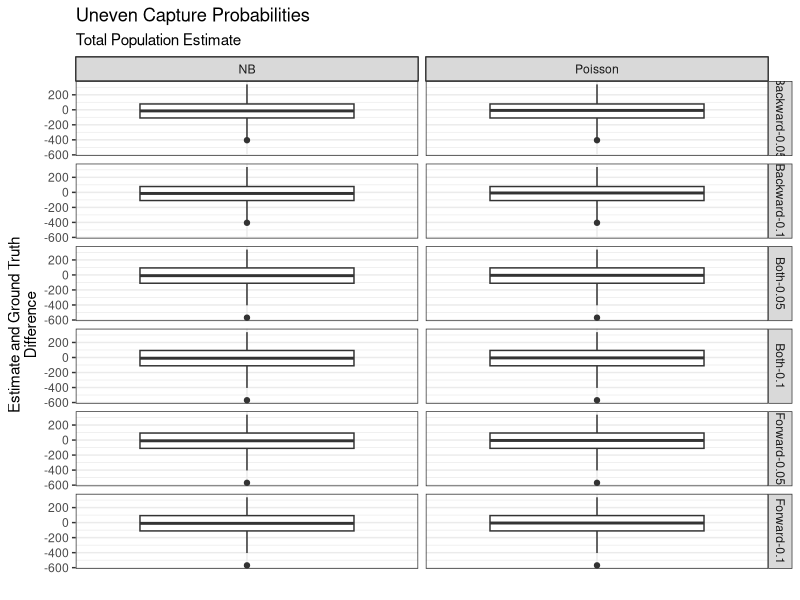
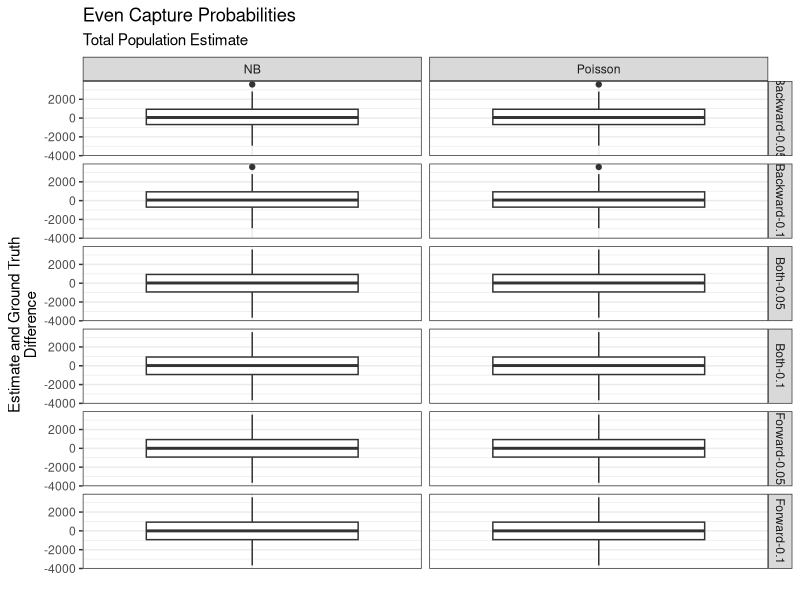
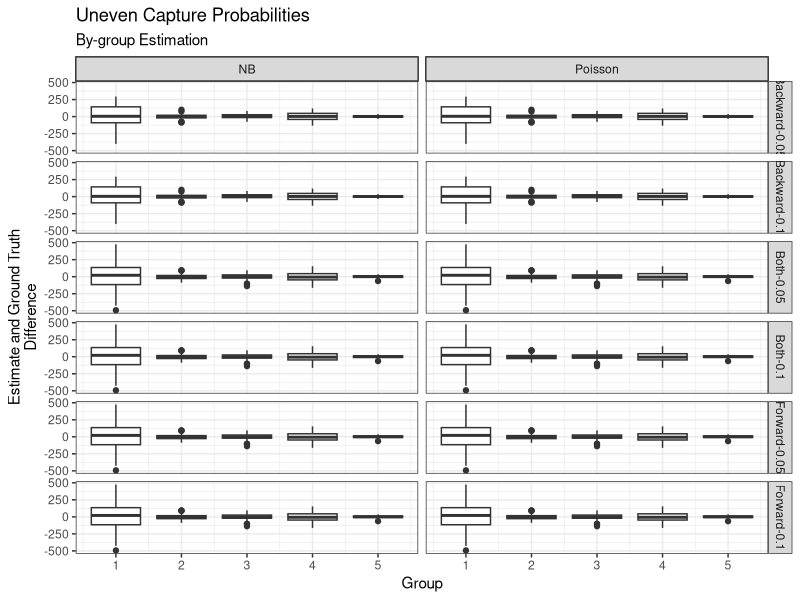
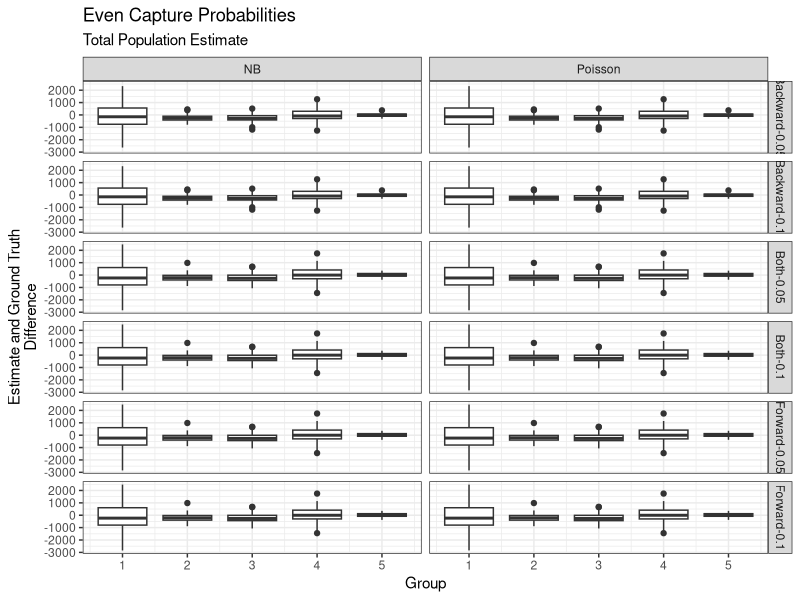
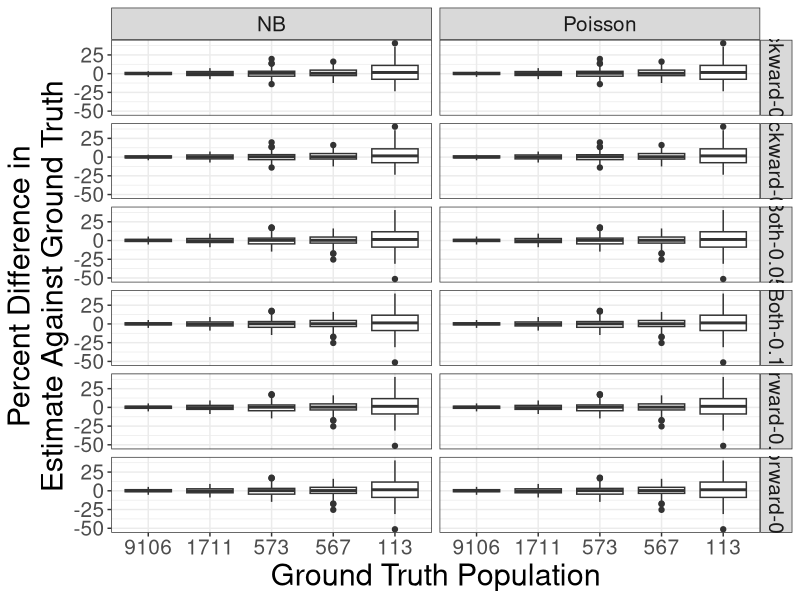
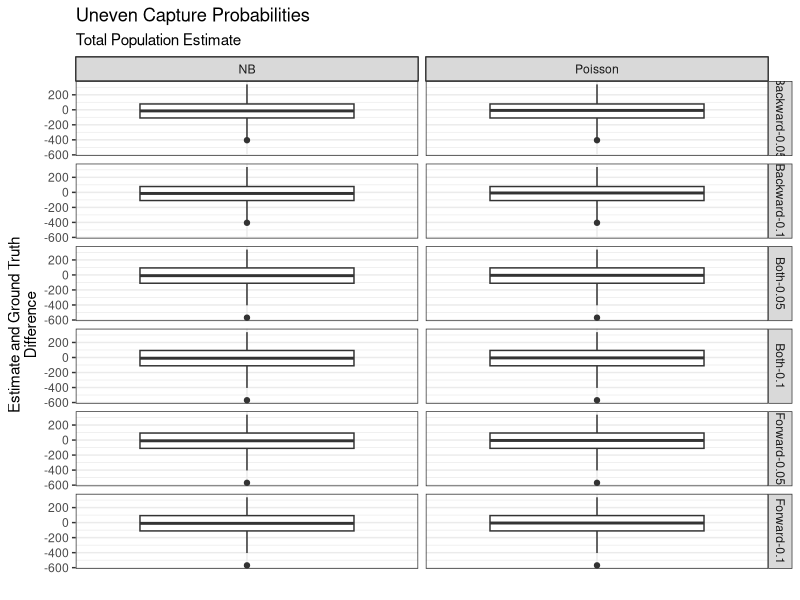
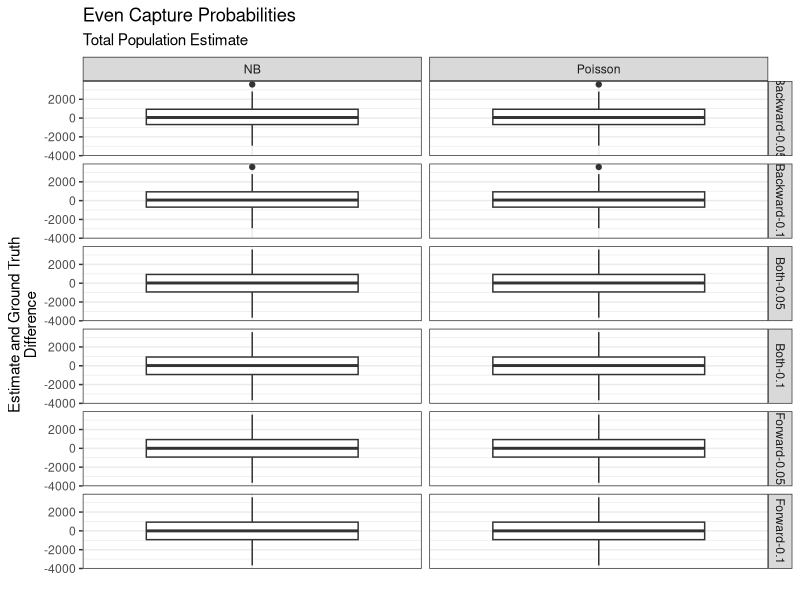
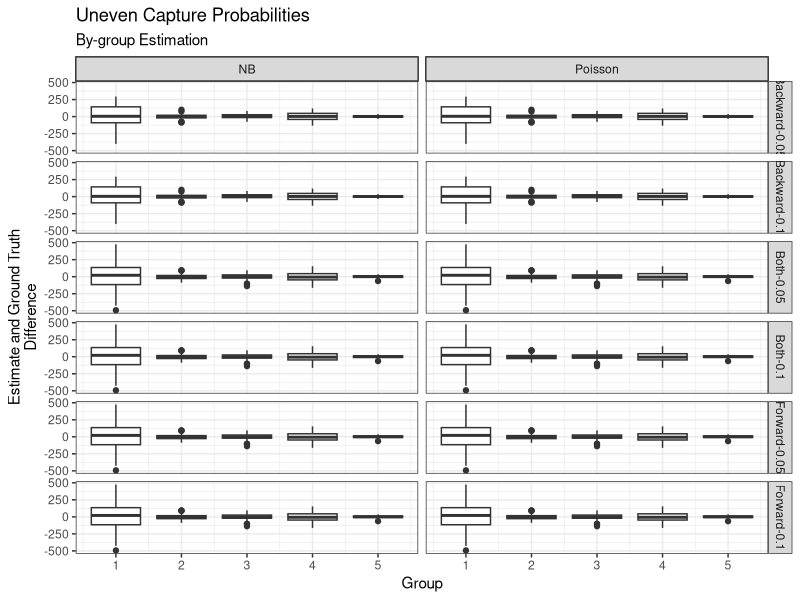

These figures' R source, in order:
library(ggplot2)
library(data.table)

ECNS <- fread("../Data/evenCaptures_noStrata.csv")
ECS <- fread("../Data/evenCaptures_Strata.csv")
UECS <- fread("../Data/unevenCaptures_fiveStrata.csv")
UECNS <- fread("../Data/unevencaptures_noStrata.csv")

makeFig <- function(data) {
  if(length(unique(data$Group)) != 1) stratified <- TRUE else stratified <- FALSE
  DT <- data[, diff := Estimate - GroundTruth]
  
  if(!stratified) {
    plabs <- labs(x = "")
    pticks <- theme(axis.text.x = element_blank(),
                    axis.ticks.x = element_blank())
  } else {
    plabs <- labs(x = "Group")
    pticks <- theme()
  }
  
  
  p <- ggplot(DT, aes(y = diff, x = Group, group = Group)) + 
    geom_boxplot() + 
    guides(color = "none",
           size = "none") + 
    theme_bw() + 
    facet_grid(Model~Method) + 
    plabs + 
    pticks + 
    labs(y = "Estimate and Ground Truth\nDifference")
  
  return(p)
}

makeFig(UECNS) + labs(title = "Uneven Capture Probabilities",
                      subtitle = "Total Population Estimate")
ggsave("../Figures/unevenCaptures_noStrata.png")

makeFig(ECNS) + labs(title = "Even Capture Probabilities",
                     subtitle = "Total Population Estimate")
ggsave("../Figures/evenCaptures_noStrata.png")

makeFig(UECS) + labs(title = "Uneven Capture Probabilities",
                     subtitle = "By-group Estimation")
ggsave("../Figures/unevenCptures_strata.png", width = 6, height = 16)

makeFig(ECS) + labs(title = "Even Capture Probabilities",
                    subtitle = "Total Population Estimate")
ggsave("../Figures/evenCptures_strata.png")


avgnobs <- copy(UECS)[, .(gt = mean(GroundTruth)), by = c("Group")]
pct <- copy(UECS)[, pct := (Estimate - GroundTruth)/GroundTruth*100
                  ][, Group := factor(Group, labels = round(avgnobs$gt[order(avgnobs$gt, decreasing = TRUE)]), levels = c(1, 4, 2, 3, 5), ordered = TRUE)]
ggplot(pct, aes(x = Group, y = pct, group = Group)) + 
  geom_boxplot() + 
  theme_bw() + 
  facet_grid(Model~Method) + 
  labs(y = "Percent Difference in\nEstimate Against Ground Truth",
       x = "Ground Truth Population") +
  theme(axis.text = element_text(size = 15),
        axis.title = element_text(size = 22),
        strip.text = element_text(size = 15))

ggsave("test.png", width = 8, height = 16)
